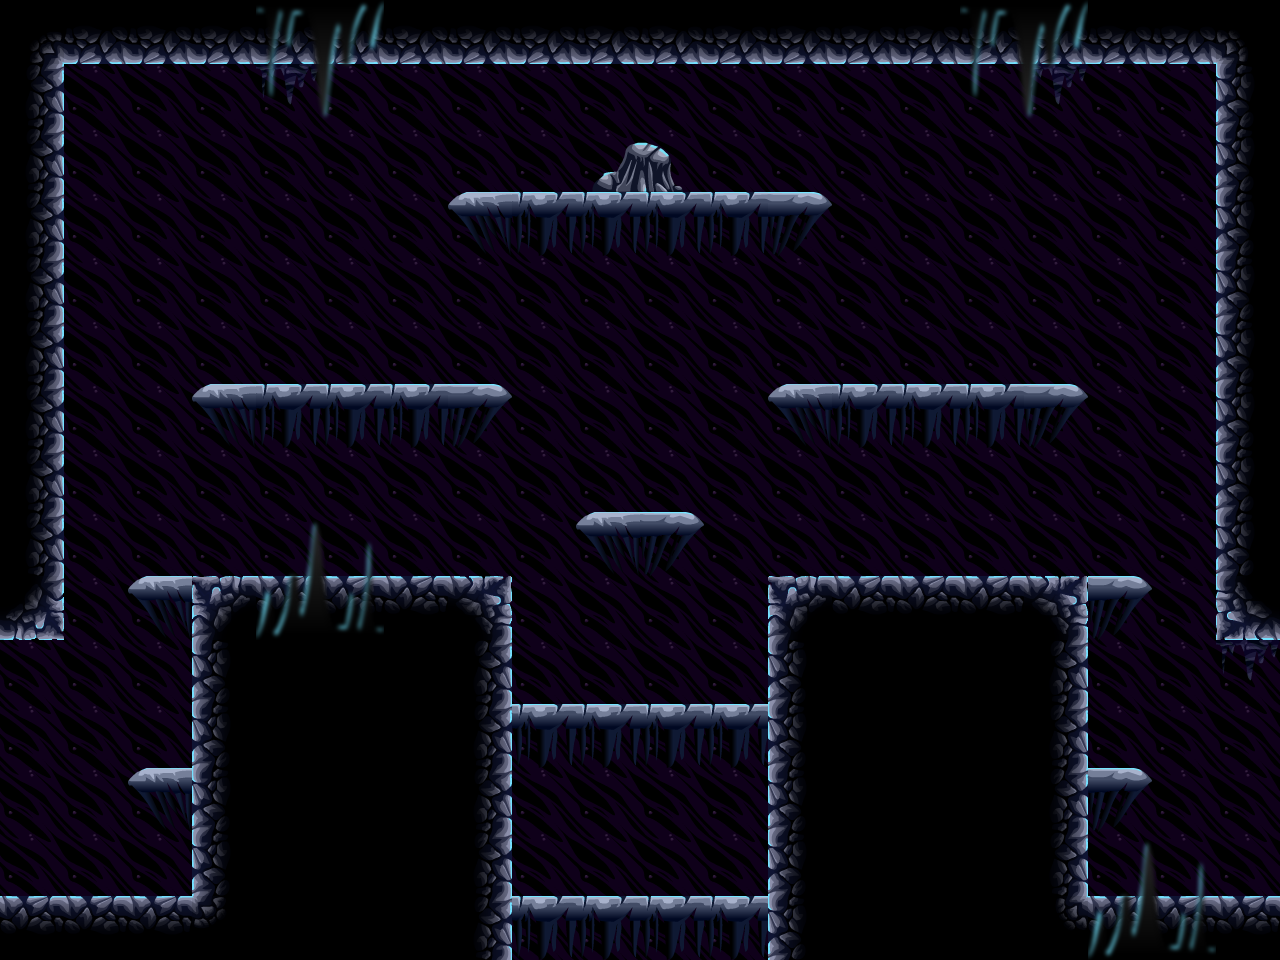

A level layout from a 2D game, rendered from its tile map. Below: a short description, then the map file with tile-grid data replaced by summaries:
An orthogonal 20x15 tile map with 64x64 px tiles, 4 tile layers (Background, bg2, Level, front) and 8 objects (4x spawner, 3x door, crystal).

<map version="1.0" orientation="orthogonal" width="20" height="15" tilewidth="64" tileheight="64">
 <tileset firstgid="1" name="tiles" tilewidth="64" tileheight="64">
  <image source="../../images/tilesets/cave1.png" width="512" height="1024" />
  <terraintypes>
   <terrain name="crossable" tile="13" />
   <terrain name="crossable" tile="14" />
   <terrain name="crossable" tile="15" />
  </terraintypes>
 </tileset>
 <layer name="Background" width="20" height="15">
  <properties>
   <property name="nocollide" value="true" />
   <property name="tileset" value="tiles" />
  </properties>
  <data>[300 cells, 270 non-empty, 1 distinct tile ids]</data>
 </layer>
 <layer name="bg2" width="20" height="15">
  <properties>
   <property name="nocollide" value="true" />
   <property name="tileset" value="tiles" />
  </properties>
  <data>[300 cells, 5 non-empty, 3 distinct tile ids]</data>
 </layer>
 <layer name="Level" width="20" height="15">
  <properties>
   <property name="tileset" value="tiles" />
  </properties>
  <data>[300 cells, 104 non-empty, 15 distinct tile ids]</data>
 </layer>
 <layer name="front" width="20" height="15">
  <properties>
   <property name="nocollide" value="true" />
   <property name="tileset" value="tiles" />
  </properties>
  <data>[300 cells, 16 non-empty, 8 distinct tile ids]</data>
 </layer>
 <objectgroup name="doors" width="20" height="15">
  <object name="door" type="door" gid="19" x="0" y="704">
   <properties>
    <property name="direction" value="left" />
   </properties>
  </object>
  <object name="door" type="door" gid="19" x="1216" y="704">
   <properties>
    <property name="direction" value="right" />
   </properties>
  </object>
  <object name="door" type="door" gid="19" x="512" y="960">
   <properties>
    <property name="direction" value="down" />
   </properties>
  </object>
 </objectgroup>
 <objectgroup name="spawners" width="20" height="15">
  <object name="spawner" type="spawner" gid="35" x="1088" y="192">
   <properties>
    <property name="enemy" value="f" />
   </properties>
  </object>
  <object name="spawner" type="spawner" gid="35" x="320" y="576">
   <properties>
    <property name="enemy" value="w" />
   </properties>
  </object>
  <object name="spawner" type="spawner" gid="35" x="896" y="576">
   <properties>
    <property name="enemy" value="w" />
   </properties>
  </object>
 </objectgroup>
 <objectgroup name="crystals" width="20" height="15">
  <object name="crystal" type="crystal" gid="43" x="576" y="128" />
  <object name="spawner" type="spawner" gid="35" x="128" y="192">
   <properties>
    <property name="enemy" value="f" />
   </properties>
  </object>
 </objectgroup>
</map>
